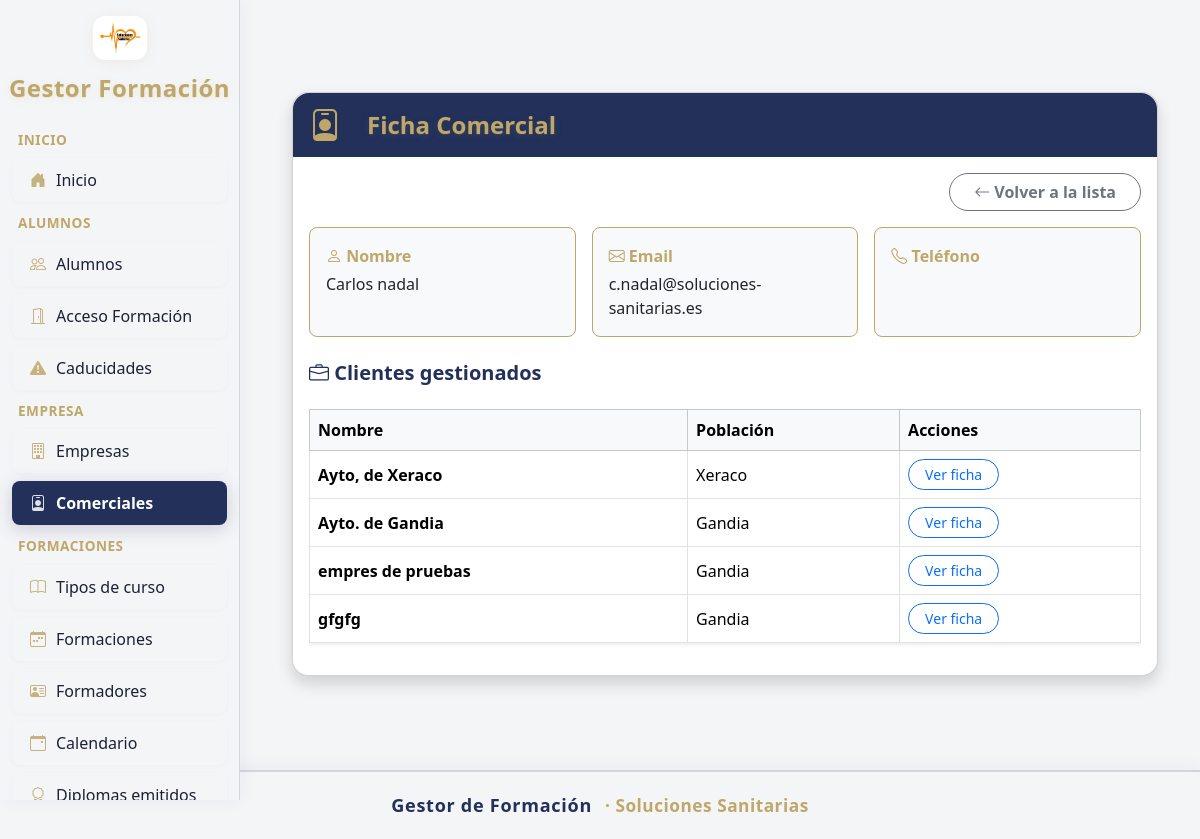
Screenshot of /comerciales/1 with the database file from the repository.
### mi_plataforma_formacion_app/models/comercial.py (models this page shows)
class Comercial(db.Model):
    __tablename__ = 'comercial'
    id       = db.Column(db.Integer, primary_key=True)
    nombre   = db.Column(db.String(128), nullable=False)
    email    = db.Column(db.String(128))
    telefono = db.Column(db.String(32))
    empresas = db.relationship('Empresa', backref='comercial', lazy=True)

### mi_plataforma_formacion_app/models/empresa.py (models this page shows)
class Empresa(db.Model):
    __tablename__ = 'empresa'
    id           = db.Column(db.Integer, primary_key=True)
    nombre       = db.Column(db.String(128), unique=True, nullable=False)
    cif          = db.Column(db.String(32), unique=True, nullable=False)
    direccion    = db.Column(db.String(256))
    poblacion    = db.Column(db.String(64))
    provincia    = db.Column(db.String(64))
    contacto     = db.Column(db.String(128))
    telefono     = db.Column(db.String(32))
    comercial_id = db.Column(db.Integer, db.ForeignKey('comercial.id'), nullable=True)
    formaciones  = db.relationship('Formacion', backref='empresa', lazy=True)
    alumnos      = db.relationship('Alumno', backref='empresa', lazy=True)

### mi_plataforma_formacion_app/blueprints/comerciales/routes.py (the view)
@comerciales_bp.route('/<int:comercial_id>')
def ficha_comercial(comercial_id):
    comercial = Comercial.query.get_or_404(comercial_id)
    empresas = sorted(comercial.empresas, key=lambda e: e.nombre)
    return render_template('comerciales/ficha_comercial.html', comercial=comercial, empresas=empresas)

### mi_plataforma_formacion_app/blueprints/alumnos/routes.py (called while the page is built)
@alumnos_bp.app_context_processor
def inject_buscar_diploma_pdf():
    return dict(buscar_diploma_pdf=buscar_diploma_pdf)

### mi_plataforma_formacion_app/templates/comerciales/ficha_comercial.html (shortened to what this page needs)
{% extends "base.html" %}
{% block content %}
<div class="container py-4">
  <div class="card shadow rounded-4 mx-auto" style="max-width: 900px;">
    <div class="card-header d-flex align-items-center gap-3" style="background: var(--color-sidebar-active); color: var(--color-sidebar-title); border-top-left-radius: 1rem; border-top-right-radius: 1rem; border-bottom: none; min-height:60px;">
      <i class="bi bi-person-badge" style="font-size:2rem; margin-right:10px; color:var(--color-sidebar-title);"></i>
      <h2 class="mb-0 fw-bold fs-4" style="color:var(--color-sidebar-title); text-shadow:0 2px 8px #bfa76a22,0 1px 0 #bfa76a22;">Ficha Comercial</h2>
    </div>
    <div class="card-body" style="background:#fff; border-bottom-left-radius:1rem; border-bottom-right-radius:1rem;">
      <div class="d-flex justify-content-end mb-3">
        <a href="{{ url_for('comerciales_bp.gestion_comerciales') }}" class="btn btn-outline-secondary rounded-pill px-4 fw-semibold">
          <i class="bi bi-arrow-left"></i> Volver a la lista
        </a>
      </div>
      <div class="row mb-4 g-3">
        <div class="col-md-4">
          <div class="bg-light rounded-3 p-3 h-100 border border-1 border-opacity-10" style="border-color:var(--color-accent-gold)!important;">
            <div class="fw-bold mb-1" style="color:var(--color-accent-gold);"><i class="bi bi-person"></i> Nombre</div>
            <div>{{ comercial.nombre }}</div>
          </div>
        </div>
        <div class="col-md-4">
          <div class="bg-light rounded-3 p-3 h-100 border border-1 border-opacity-10" style="border-color:var(--color-accent-gold)!important;">
            <div class="fw-bold mb-1" style="color:var(--color-accent-gold);"><i class="bi bi-envelope"></i> Email</div>
            <div>{{ comercial.email }}</div>
          </div>
        </div>
        <div class="col-md-4">
          <div class="bg-light rounded-3 p-3 h-100 border border-1 border-opacity-10" style="border-color:var(--color-accent-gold)!important;">
            <div class="fw-bold mb-1" style="color:var(--color-accent-gold);"><i class="bi bi-telephone"></i> Teléfono</div>
          </div>
        </div>
      </div>
      <div class="mb-4">
        <h5 class="fw-bold" style="color:var(--color-sidebar-active);"><i class="bi bi-briefcase"></i> Clientes gestionados</h5>
      </div>
      {% if empresas %}
        <div class="table-responsive">
          <table class="table table-hover align-middle table-bordered shadow-sm">
            <thead class="table-light" style="background:var(--color-table-header)!important; color:var(--color-sidebar-title)!important;">
              <tr>
                <th>Nombre</th>
                <th>Población</th>
                <th>Acciones</th>
              </tr>
            </thead>
            <tbody>
              {% for empresa in empresas %}
              <tr>
                <td><b>{{ empresa.nombre }}</b></td>
                <td>{{ empresa.poblacion or '-' }}</td>
                <td>
                  <a href="{{ url_for('empresas_bp.editar_empresa', empresa_id=empresa.id) }}" class="btn btn-outline-primary btn-sm rounded-pill px-3">Ver ficha</a>
                </td>
              </tr>
              {% endfor %}
            </tbody>
          </table>
        </div>
      {% else %}
        <div class="text-muted">No tiene clientes asignados.</div>
      {% endif %}
    </div>
  </div>
</div>
{% endblock %}

### mi_plataforma_formacion_app/templates/base.html (style rules this page uses)
:root { --color-sidebar-bg: #f4f5f7; --color-sidebar-border: #d1d5db; --color-sidebar-text: #1a2233; --color-sidebar-hover: #e9eaf0; --color-sidebar-active: #22305a; --color-sidebar-active-text: #fff; --color-sidebar-title: #bfa76a; --color-sidebar-icon: #bfa76a; --color-accent-gold: #bfa76a; --color-card-bg: #fff; --color-btn-gold: #bfa76a; --color-btn-navy: #22305a; }
body { font-family: 'Segoe UI', sans-serif; background-color: #f4f5f7; margin: 0; padding: 0; color: var(--color-sidebar-text); }

### rows the page displays
Comercial: nombre "Carlos nadal", email "c.nadal@soluciones-sanitarias.es"
Empresa: nombre "Ayto, de Xeraco", poblacion "Xeraco"
Empresa: nombre "Ayto. de Gandia", poblacion "Gandia"
Empresa: nombre "empres de pruebas", poblacion "Gandia"
Empresa: nombre "gfgfg", poblacion "Gandia"
